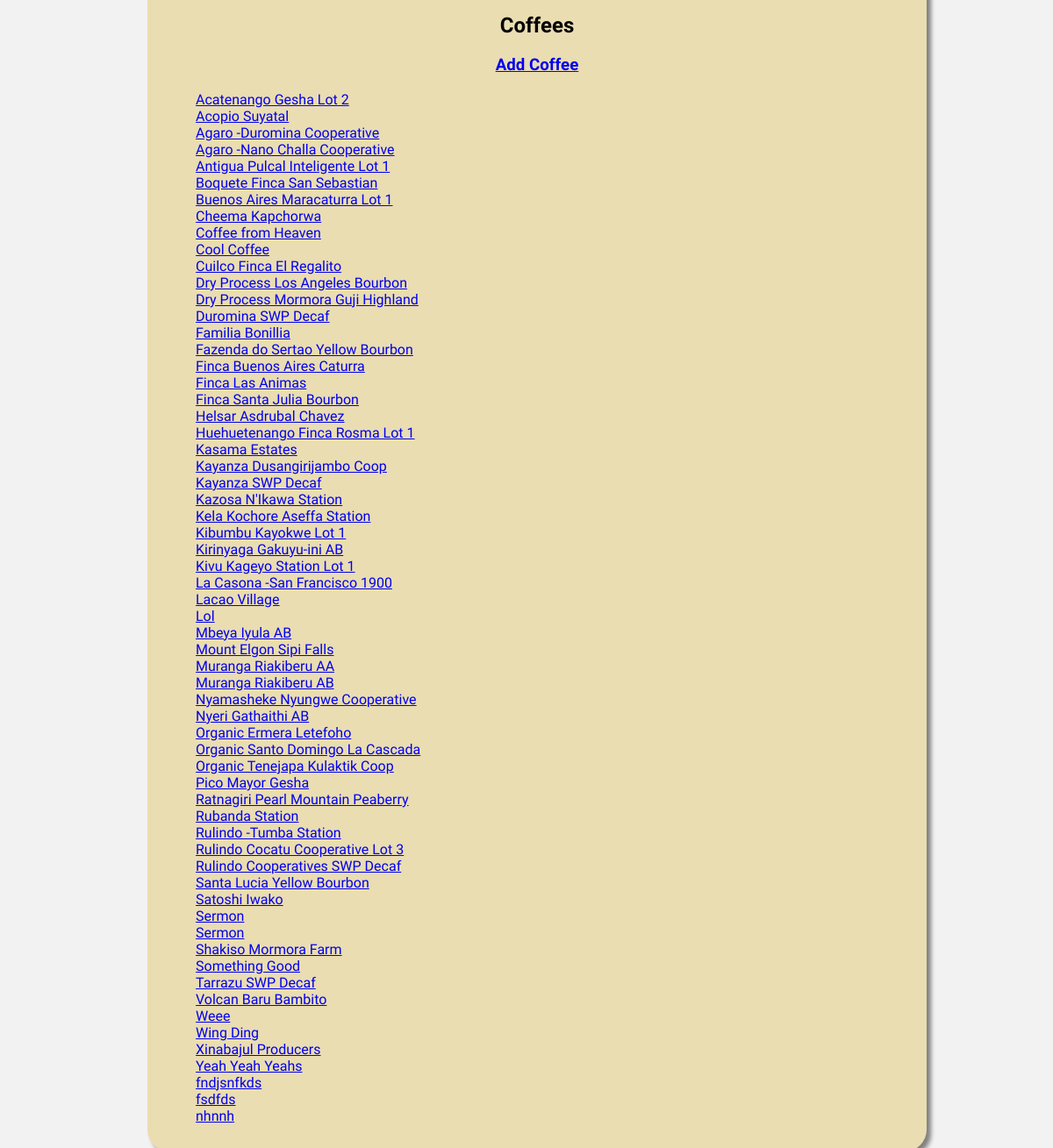
Page /home (lower part) on the earlier database version.
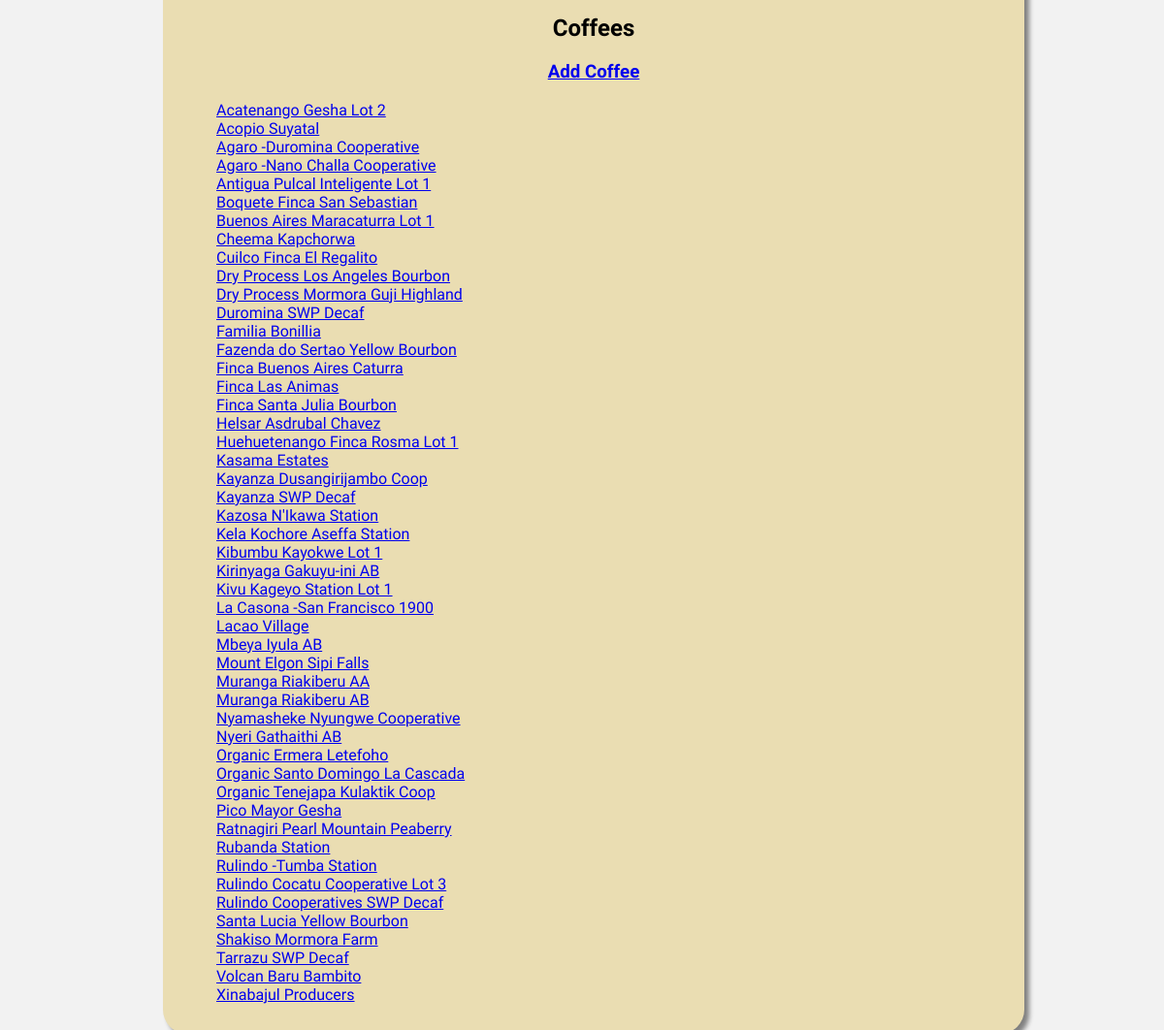
Same page on the later database version.
### database_setup.py (models this page shows)
class Coffee(Base):
    __tablename__ = 'coffee'
    id = Column(Integer, primary_key=True)
    name = Column(String(250), nullable=False)
    description = Column(String(250))
    origin_id = Column(Integer, ForeignKey('origin.id'))
    origin = relationship(Origin)

### project.py (the view)
@app.route('/')
@app.route('/home')
def showHomePage():
    origins = session.query(Origin).order_by('name').all()
    coffees = session.query(Coffee).order_by('name').all()
    return render_template('main.html', origins=origins, coffees=coffees)

### templates/main.html (shortened to what this page needs)
<!DOCTYPE html>
<html>
  <head>
    {% block head %}
    <link rel="stylesheet" href="{{url_for('static', filename='style.css')}}"/>
    {% endblock %}
  </head>
  <body>
    <section class="content">
      {% block content %}
       <section class="coffee">
         <h2 class="sub-header">Coffees</h2>
         <a href="{{url_for('addCoffee')}}" class="main-button"><h3>Add Coffee</h3></a>
         <ul>
           {% for coffee in coffees %}
           <li><a href="{{ url_for('showCoffee', coffee_id=coffee.id) }}">{{ coffee.name }}</a></li>
           {% endfor %}
         </ul>
       </section>
       {% endblock %}
    </section>
  </body>
</html>

### static/style.css (style rules this page uses)
* { box-sizing: border-box; }
.content { margin-left: 10em; margin-right: 10em; background-color: #eaddb2; border-radius: 25px; box-shadow: 5px 5px 5px grey; padding: 15px; margin-top: 20px; margin-bottom: 20px; min-width: 75%; }
ul { list-style-type: none; }
header, h1, h2 { font-family: 'Bungee Inline', cursive; }
.sub-header { text-align: center; }
.main-button { text-align: center; }
body { background-color: #f2f2f2; }

Differences in the rows shown:
removed Coffee: name "Coffee from Heaven"
removed Coffee: name "Cool Coffee"
removed Coffee: name "Lol"
removed Coffee: name "Satoshi Iwako"
removed Coffee: name "Sermon"
removed Coffee: name "Sermon"
removed Coffee: name "Something Good"
removed Coffee: name "Weee"
removed Coffee: name "Wing Ding"
removed Coffee: name "Yeah Yeah Yeahs"
removed Coffee: name "fndjsnfkds"
removed Coffee: name "fsdfds"
removed Coffee: name "nhnnh"
